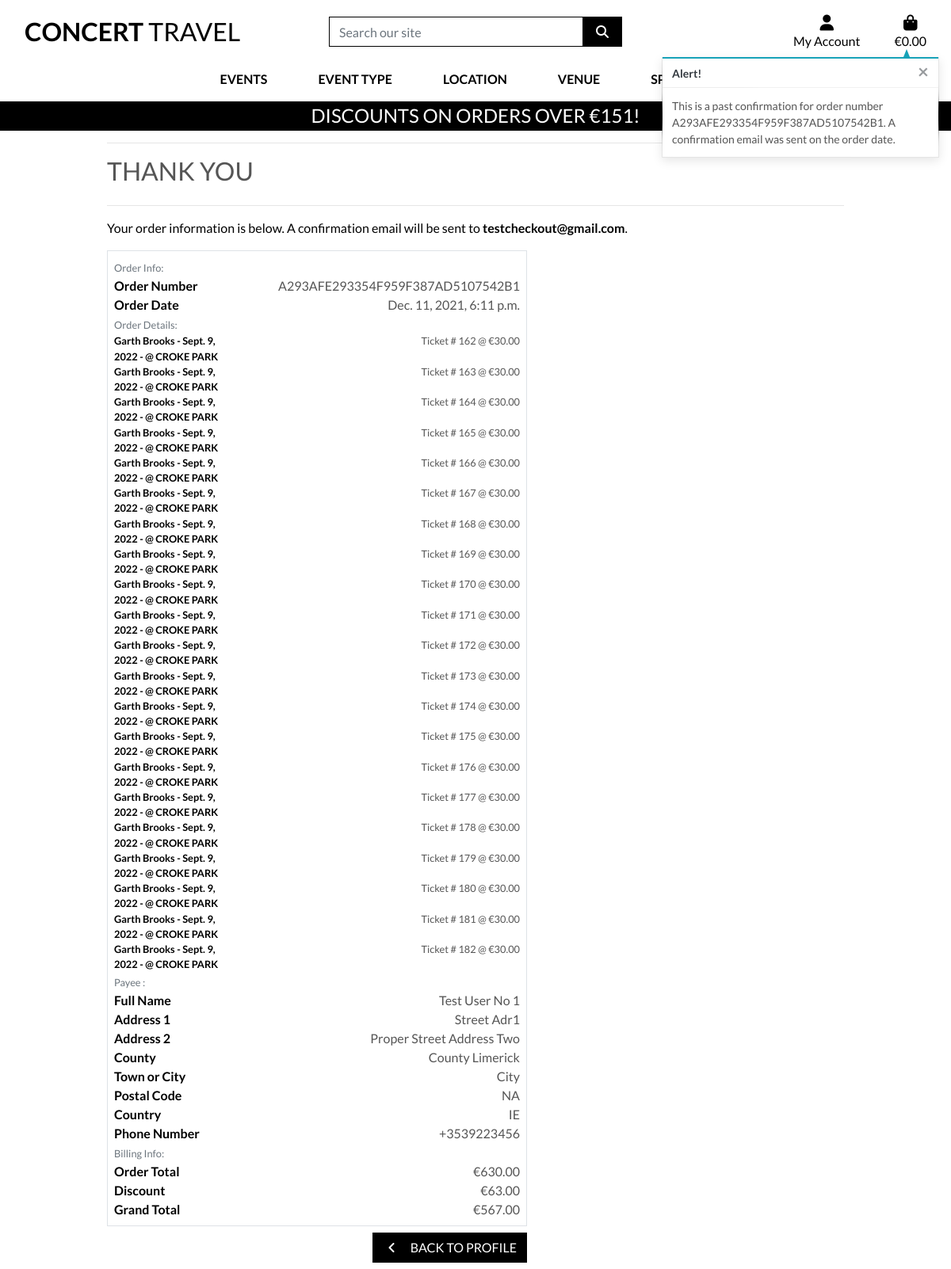
/profile/order_history/A293AFE293354F959F387AD5107542B1, run on the app's committed database.
### checkout/models.py (models this page shows, shortened)
class Order(models.Model):
    order_number = models.CharField(max_length=32, null=False, editable=False)
    full_name = models.CharField(max_length=50, null=False, blank=False)
    email = models.EmailField(max_length=254, null=False, blank=False)
    phone_number = models.CharField(max_length=20, null=False, blank=False)
    country = CountryField(blank_label='Country *', null=False, blank=False)
    postcode = models.CharField(max_length=20, null=True, blank=True)
    town_or_city = models.CharField(max_length=40, null=False, blank=False)
    street_address1 = models.CharField(max_length=80, null=False, blank=False)
    street_address2 = models.CharField(max_length=80, null=True, blank=True)
    county = models.CharField(max_length=80, null=True, blank=True)
    date = models.DateTimeField(auto_now_add=True)
    order_total = models.DecimalField(max_digits=10, decimal_places=2, null=False, default=0)
    original_bag = models.TextField(null=False, blank=False, default='')
    stripe_pid = models.CharField(max_length=254, null=False, blank=False, default='')
    user_profile = models.ForeignKey(UserProfile, on_delete=models.SET_NULL,
                                     null=True, blank=True, related_name='orders')
    discount = models.DecimalField(max_digits=6, decimal_places=2,
                                        null=False, default=0)
    grand_total = models.DecimalField(max_digits=10, decimal_places=2,
                                      null=False, default=0)

class OrderLineItem(models.Model):
    ticket_no = models.AutoField(primary_key=True)
    order = models.ForeignKey(Order, null=False, blank=False, on_delete=models.PROTECT, related_name='lineitems')
    event = models.ForeignKey(EventList, null=False, blank=False, on_delete=models.PROTECT)
    pickloc = models.ForeignKey(PickLoc, null=False, blank=False, on_delete=models.PROTECT)
    price = models.DecimalField(max_digits=6, decimal_places=2, null=False, blank=False, default=0)
    pax_fullname = models.CharField(max_length=50, null=True, blank=True)
    pax_email = models.CharField(max_length=50, null=True, blank=True)
    pax_tel = models.CharField(max_length=20, null=True, blank=True)

### events/models.py (models this page shows, shortened)
class EventList(models.Model):
    event_type = models.ForeignKey('EventType', on_delete=models.PROTECT)
    event_dest = models.ForeignKey('Destination', on_delete=models.PROTECT)
    name = models.CharField(max_length=254)
    description = models.CharField(max_length=254)
    event_date = models.DateField()
    publish = models.BooleanField(default=True)
    long_desc = models.TextField(null=True, blank=True)
    image_url = models.URLField(max_length=1024, null=True, blank=True)
    image = models.ImageField(null=True, blank=True)

class Destination(models.Model):
    destination = models.CharField(max_length=254)
    friendly_name = models.CharField(max_length=254, null=True, blank=True)
    def __str__(self):
        return self.destination

### profiles/views.py (the view)
# urls.py: path('order_history/<order_number>', views.order_history, name='order_history'),
def order_history(request, order_number):
    order = get_object_or_404(Order, order_number=order_number)
    messages.info(request, (
        f'This is a past confirmation for order number {order_number}. '
        'A confirmation email was sent on the order date.'
    ))
    template = 'checkout/checkout_success.html'
    context = {
        'order': order,
        'from_profile': True,
    }
    return render(request, template, context)

### checkout/templates/checkout/checkout_success.html (shortened to what this page needs)
{% extends "base.html" %}
{% load static %}
{% load checkout-tools %}
{% block extra-css %}
    <link rel="stylesheet" href="{% static 'checkout/css/checkout.css' %}">
{% endblock %}
{% block page_header %}
    <div class="container header-container">
    </div>
{% endblock %}
{% block content %}
    <div class="overlay"></div>
    <div class="container">
        <div class="row">
            <div class="col">
                <hr>
                <h2 class="logo-font mb-4">Thank You</h2>
                <hr>
                <p class="text-black">Your order information is below. A confirmation email will be sent to <strong>{{ order.email }}</strong>.</p>
            </div>
        </div>
        <div class="row">
            <div class="col-12 col-lg-7">
                <div class="order-confirmation-wrapper p-2 border">
                    <div class="row">
                        <div class="col">
                            <small class="text-muted">Order Info:</small>
                        </div>
                    </div>
                    <div class="row">
                        <div class="col-12 col-md-4">
                            <p class="mb-0 text-black font-weight-bold">Order Number</p>
                        </div>
                        <div class="col-12 col-md-8 text-md-right">
                            <p class="mb-0">{{ order.order_number }}</p>
                        </div>
                    </div>
                    <div class="row">
                        <div class="col-12 col-md-4">
                            <p class="mb-0 text-black font-weight-bold">Order Date</p>
                        </div>
                        <div class="col-12 col-md-8 text-md-right">
                            <p class="mb-0">{{ order.date }}</p>
                        </div>
                    </div>
                    <div class="row">
                        <div class="col">
                            <small class="text-muted">Order Details:</small>
                        </div>
                    </div>
                    {% for item in order.lineitems.all %}
                    <div class="row">
                        <div class="col-12 col-md-4">
                            <p class="small mb-0 text-black font-weight-bold">
                                {{ item.event.name }} - {{item.event.event_date }} - @ {{ item.event.event_dest|upper }}
                            </p>
                        </div>
                        <div class="col-12 col-md-8 text-md-right">
                            <p class="small mb-0"> Ticket # {{ item.ticket_no }} @ €{{ item.price }}</p>
                        </div>
                    </div>
                    {% endfor %}
                    <div class="row">
                        <div class="col">
                            <small class="text-muted">Payee :</small>
                        </div>
                    </div>
                    <div class="row">
                        <div class="col-12 col-md-4">
                            <p class="mb-0 text-black font-weight-bold">Full Name</p>
                        </div>
                        <div class="col-12 col-md-8 text-md-right">
                            <p class="mb-0">{{ order.full_name }}</p>
                        </div>
                    </div>
                    <div class="row">
                        <div class="col-12 col-md-4">
                            <p class="mb-0 text-black font-weight-bold">Address 1</p>
                        </div>
                        <div class="col-12 col-md-8 text-md-right">
                            <p class="mb-0">{{ order.street_address1 }}</p>
                        </div>
                    </div>
                    {% if order.street_address2 %}
                    <div class="row">
                        <div class="col-12 col-md-4">
                            <p class="mb-0 text-black font-weight-bold">Address 2</p>
                        </div>
                        <div class="col-12 col-md-8 text-md-right">
                            <p class="mb-0">{{ order.street_address2 }}</p>
                        </div>
                    </div>
                    {% endif %}
                    {% if order.county %}
                    <div class="row">
                        <div class="col-12 col-md-4">
                            <p class="mb-0 text-black font-weight-bold">County</p>
                        </div>
                        <div class="col-12 col-md-8 text-md-right">
                            <p class="mb-0">{{ order.county }}</p>
                        </div>
                    </div>
                    {% endif %}
                    <div class="row">
                        <div class="col-12 col-md-4">
                            <p class="mb-0 text-black font-weight-bold">Town or City</p>
                        </div>
                        <div class="col-12 col-md-8 text-md-right">
                            <p class="mb-0">{{ order.town_or_city }}</p>
                        </div>
                    </div>
                    {% if order.postcode %}
                    <div class="row">
                        <div class="col-12 col-md-4">
                            <p class="mb-0 text-black font-weight-bold">Postal Code</p>
                        </div>
                        <div class="col-12 col-md-8 text-md-right">
                            <p class="mb-0">{{ order.postcode }}</p>
                        </div>
                    </div>
                    {% endif %}
                    <div class="row">
                        <div class="col-12 col-md-4">
                            <p class="mb-0 text-black font-weight-bold">Country</p>
                        </div>
                        <div class="col-12 col-md-8 text-md-right">
                            <p class="mb-0">{{ order.country }}</p>
                        </div>
                    </div>
                    <div class="row">
                        <div class="col-12 col-md-4">
                            <p class="mb-0 text-black font-weight-bold">Phone Number</p>
                        </div>
                        <div class="col-12 col-md-8 text-md-right">
                            <p class="mb-0">{{ order.phone_number }}</p>
                        </div>
                    </div>
                    <div class="row">
                        <div class="col">
                            <small class="text-muted">Billing Info:</small>
                        </div>
                    </div>
                    <div class="row">
                        <div class="col-12 col-md-4">
                            <p class="mb-0 text-black font-weight-bold">Order Total</p>
                        </div>
                        <div class="col-12 col-md-8 text-md-right">
                            <p class="mb-0">€{{ order.order_total }}</p>
                        </div>
                    </div>
                    <div class="row">
                        <div class="col-12 col-md-4">
                            <p class="mb-0 text-black font-weight-bold">Discount</p>
                        </div>
                        <div class="col-12 col-md-8 text-md-right">
                            <p class="mb-0">€{{ order.discount }}</p>
                        </div>
                    </div>
                    <div class="row">
                        <div class="col-12 col-md-4">
                            <p class="mb-0 text-black font-weight-bold">Grand Total</p>
                        </div>
                        <div class="col-12 col-md-8 text-md-right">
                            <p class="mb-0">€{{ order.grand_total }}</p>
                        </div>
                    </div>
                </div>
            </div>
        </div>
        <div class="row">
			<div class="col-12 col-lg-7 text-right">
                {% if from_profile %}
                    <a href="{% url 'profile' %}" class="btn btn-black rounded-0 my-2">
					    <span class="icon mr-2">
						    <i class="fas fa-angle-left"></i>
					    </span>
					    <span class="text-uppercase">Back To Profile</span>
				    </a>
                {% endif %}
			</div>
		</div>
    </div>
{% endblock %}

### static/css/base.css (style rules this page uses)
html { height: 100%; }
body { height: calc(100vh - 164px); color: #555; font-family: 'Lato'; ; }
.icon { align-items: center; display: inline-flex; justify-content: center; height: 1.5rem; width: 1.5rem; }
.logo-font { text-transform: uppercase; }
.btn-black { background: black; color: white; }
.text-black { color: #000 !important; }
.overlay { height: 100%; width: 100%; top: 0; left: 0; position: fixed; background: white; z-index: -1; }
@media (min-width: 1200px) { .container { max-width: 80%; } }
@media (min-width: 992px) { .header-container { padding-top: 164px; } }

### data on the page
Order: email "testcheckout@gmail.com", order_number "A293AFE293354F959F387AD5107542B1", date "Dec. 11, 2021, 6:11 p.m.", full_name "Test User No 1", street_address1 "Street Adr1", street_address2 "Proper Street Address Two", county "County Limerick", town_or_city "City", postcode "NA", country "IE", phone_number "+3539223456", order_total "630.00", discount "63.00", grand_total "567.00"
OrderLineItem: event.name "Garth Brooks", event.event_date "Sept. 9, 2022", event.event_dest "CROKE PARK", ticket_no "162", price "30.00"
OrderLineItem: event.name "Garth Brooks", event.event_date "Sept. 9, 2022", event.event_dest "CROKE PARK", ticket_no "163", price "30.00"
OrderLineItem: event.name "Garth Brooks", event.event_date "Sept. 9, 2022", event.event_dest "CROKE PARK", ticket_no "164", price "30.00"
OrderLineItem: event.name "Garth Brooks", event.event_date "Sept. 9, 2022", event.event_dest "CROKE PARK", ticket_no "165", price "30.00"
OrderLineItem: event.name "Garth Brooks", event.event_date "Sept. 9, 2022", event.event_dest "CROKE PARK", ticket_no "166", price "30.00"
OrderLineItem: event.name "Garth Brooks", event.event_date "Sept. 9, 2022", event.event_dest "CROKE PARK", ticket_no "167", price "30.00"
OrderLineItem: event.name "Garth Brooks", event.event_date "Sept. 9, 2022", event.event_dest "CROKE PARK", ticket_no "168", price "30.00"
OrderLineItem: event.name "Garth Brooks", event.event_date "Sept. 9, 2022", event.event_dest "CROKE PARK", ticket_no "169", price "30.00"
OrderLineItem: event.name "Garth Brooks", event.event_date "Sept. 9, 2022", event.event_dest "CROKE PARK", ticket_no "170", price "30.00"
OrderLineItem: event.name "Garth Brooks", event.event_date "Sept. 9, 2022", event.event_dest "CROKE PARK", ticket_no "171", price "30.00"
OrderLineItem: event.name "Garth Brooks", event.event_date "Sept. 9, 2022", event.event_dest "CROKE PARK", ticket_no "172", price "30.00"
OrderLineItem: event.name "Garth Brooks", event.event_date "Sept. 9, 2022", event.event_dest "CROKE PARK", ticket_no "173", price "30.00"
OrderLineItem: event.name "Garth Brooks", event.event_date "Sept. 9, 2022", event.event_dest "CROKE PARK", ticket_no "174", price "30.00"
OrderLineItem: event.name "Garth Brooks", event.event_date "Sept. 9, 2022", event.event_dest "CROKE PARK", ticket_no "175", price "30.00"
OrderLineItem: event.name "Garth Brooks", event.event_date "Sept. 9, 2022", event.event_dest "CROKE PARK", ticket_no "176", price "30.00"
OrderLineItem: event.name "Garth Brooks", event.event_date "Sept. 9, 2022", event.event_dest "CROKE PARK", ticket_no "177", price "30.00"
OrderLineItem: event.name "Garth Brooks", event.event_date "Sept. 9, 2022", event.event_dest "CROKE PARK", ticket_no "178", price "30.00"
OrderLineItem: event.name "Garth Brooks", event.event_date "Sept. 9, 2022", event.event_dest "CROKE PARK", ticket_no "179", price "30.00"
OrderLineItem: event.name "Garth Brooks", event.event_date "Sept. 9, 2022", event.event_dest "CROKE PARK", ticket_no "180", price "30.00"
OrderLineItem: event.name "Garth Brooks", event.event_date "Sept. 9, 2022", event.event_dest "CROKE PARK", ticket_no "181", price "30.00"
OrderLineItem: event.name "Garth Brooks", event.event_date "Sept. 9, 2022", event.event_dest "CROKE PARK", ticket_no "182", price "30.00"

### other printed values
{{ discount_threshold }} "151"
{{ message }} "This is a past confirmation for order number A293AFE293354F959F387AD5107542B1. A confirmation email was sent on the order date."
